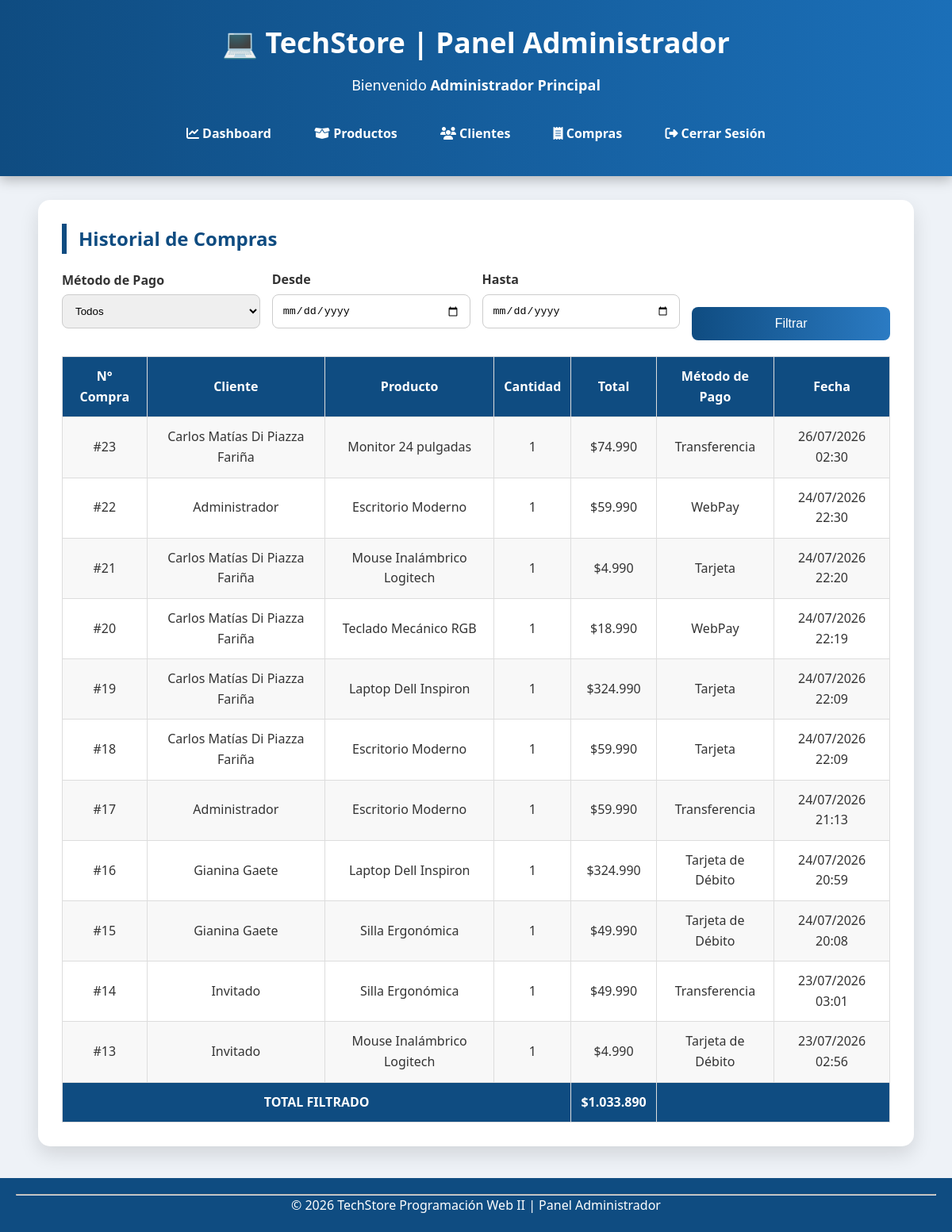
Screenshot of /admin/compras.php (signed in) with the database file from the repository.
### tables this page shows
CREATE TABLE `compra` (
  `id_compra` int(11) NOT NULL,
  `id_cliente` int(11) DEFAULT NULL,
  `id_producto` int(11) NOT NULL,
  `cantidad` int(11) NOT NULL,
  `total` int(10) NOT NULL,
  `fecha_compra` timestamp NOT NULL DEFAULT current_timestamp(),
  `metodo_pago` varchar(20) DEFAULT NULL
);

CREATE TABLE `cliente` (
  `id_cliente` int(11) NOT NULL,
  `nombre` varchar(100) NOT NULL,
  `email` varchar(100) NOT NULL,
  `direccion` varchar(200) DEFAULT NULL,
  `telefono` varchar(20) DEFAULT NULL,
  `fecha_registro` timestamp NOT NULL DEFAULT current_timestamp(),
  `usuario` varchar(50) NOT NULL,
  `password` varchar(255) NOT NULL
);

CREATE TABLE `producto` (
  `id_producto` int(11) NOT NULL,
  `nombre` varchar(100) NOT NULL,
  `descripcion` text DEFAULT NULL,
  `precio` int(10) NOT NULL,
  `stock` int(11) NOT NULL DEFAULT 0,
  `categoria` varchar(50) DEFAULT NULL,
  `imagen` varchar(255) DEFAULT NULL,
  `fecha_creacion` timestamp NOT NULL DEFAULT current_timestamp()
);

### admin/compras.php (the view, shortened to what this page needs)
<?php
$fechaDesde = trim($_GET["desde"] ?? "");
$fechaHasta = trim($_GET["hasta"] ?? "");
$compras = [];
$totalFiltrado = 0;
try {
    $pdo = conectarDB();
    $sql = "
        SELECT c.id_compra, cl.nombre AS cliente_nombre, p.nombre AS producto_nombre,
               c.cantidad, c.total, c.fecha_compra, c.metodo_pago
        FROM compra c
        LEFT JOIN cliente cl ON cl.id_cliente = c.id_cliente
        JOIN producto p ON p.id_producto = c.id_producto
        WHERE 1 = 1
    ";
    $params = [];
    $sql .= " ORDER BY c.fecha_compra DESC";
    $stmt = $pdo->prepare($sql);
    $stmt->execute($params);
    $compras = $stmt->fetchAll();
    foreach ($compras as $c) {
        $totalFiltrado += $c["total"];
    }
} catch (PDOException $e) {
    $error = "Error al obtener el listado de compras.";
}
?>
<!DOCTYPE html>
<html lang="es">
    <head>
        <link rel="stylesheet" href="https://cdnjs.cloudflare.com/ajax/libs/font-awesome/6.7.2/css/all.min.css">
        <link rel="stylesheet" href="../css/estilos.css">
    </head>
    <body>
        <header>
            <h1>💻 TechStore | Panel Administrador</h1>
            <p>Bienvenido <strong><?php echo $_SESSION["admin_nombre"]; ?></strong></p>
            <nav>
                <a href="dashboard.php"><i class="fa-solid fa-chart-line"></i> Dashboard</a>
                <a href="productos.php"><i class="fa-solid fa-box-open"></i> Productos</a>
                <a href="clientes.php"><i class="fa-solid fa-users"></i> Clientes</a>
                <a href="compras.php"><i class="fa-solid fa-receipt"></i> Compras</a>
                <a href="../cerrarSesionAdmin.php"><i class="fa-solid fa-right-from-bracket"></i> Cerrar Sesión</a>
            </nav>
        </header>
        <section>
            <h2>
                Historial de Compras
            </h2>
            <form method="GET" style="display:flex; flex-wrap:wrap; gap:15px; align-items:end;">
                <div style="flex:1; min-width:180px;">
                    <label>Método de Pago</label>
                    <select name="pago">
                        <option value="">Todos</option>
                    </select>
                </div>
                <div style="flex:1; min-width:150px;">
                    <label>Desde</label>
                    <input type="date" name="desde" value="<?php echo htmlspecialchars($fechaDesde); ?>">
                </div>
                <div style="flex:1; min-width:150px;">
                    <label>Hasta</label>
                    <input type="date" name="hasta" value="<?php echo htmlspecialchars($fechaHasta); ?>">
                </div>
                <div style="flex:1; min-width:150px;">
                    <button type="submit">Filtrar</button>
                </div>
            </form>
            <?php if (count($compras) == 0) { ?>
            <p>No se encontraron compras con estos filtros.</p>
            <?php } else { ?>
            <table>
                <tr>
                    <th>N° Compra</th>
                    <th>Cliente</th>
                    <th>Producto</th>
                    <th>Cantidad</th>
                    <th>Total</th>
                    <th>Método de Pago</th>
                    <th>Fecha</th>
                </tr>
                <?php foreach ($compras as $c) { ?>
                <tr>
                    <td>#<?php echo $c["id_compra"]; ?></td>
                    <td><?php echo $c["cliente_nombre"] ? htmlspecialchars($c["cliente_nombre"]) : "Invitado"; ?></td>
                    <td><?php echo htmlspecialchars($c["producto_nombre"]); ?></td>
                    <td><?php echo $c["cantidad"]; ?></td>
                    <td>$<?php echo number_format($c["total"],0,",","."); ?></td>
                    <td><?php echo htmlspecialchars($c["metodo_pago"]); ?></td>
                    <td><?php echo date("d/m/Y H:i", strtotime($c["fecha_compra"])); ?></td>
                </tr>
                <?php } ?>
                <tr>
                    <th colspan="4">TOTAL FILTRADO</th>
                    <th>$<?php echo number_format($totalFiltrado,0,",","."); ?></th>
                    <th colspan="2"></th>
                </tr>
            </table>
            <?php } ?>
        </section>
        <footer>
            <hr>
            <p>© 2026 TechStore Programación Web II | Panel Administrador</p>
        </footer>
    </body>
</html>

### css/estilos.css (style rules this page uses)
* { margin:0; padding:0; box-sizing:border-box; }
body { font-family:'Segoe UI',Tahoma,Geneva,Verdana,sans-serif; background:#eef2f7; color:#333; line-height:1.6; }
a { text-decoration:none; color:inherit; }
header { background:linear-gradient(90deg,#0f4c81,#1b6fb8); color:#fff; text-align:center; padding:25px; box-shadow:0 5px 15px rgba(0,0,0,.25); }
header h1 { font-size:36px; margin-bottom:10px; }
header p { font-size:18px; }
nav { margin-top:20px; }
nav a { display:inline-block; text-decoration:none; color:white; padding:10px 20px; margin:5px; border-radius:30px; transition:.3s; font-weight:bold; }
section { width:92%; max-width:1200px; margin:30px auto; background:white; border-radius:15px; padding:30px; box-shadow:0 10px 25px rgba(0,0,0,.12); }
section h2 { color:#0f4c81; margin-bottom:20px; border-left:6px solid #0f4c81; padding-left:15px; }
button { width:100%; background:linear-gradient(90deg,#0f4c81,#2b7bc3); color:white; border:none; border-radius:8px; padding:12px; font-size:16px; cursor:pointer; transition:.3s; }
input, select { width:100%; padding:12px; border-radius:8px; border:1px solid #ccc; margin-top:5px; margin-bottom:15px; }
label { font-weight:bold; color:#333; }
table { width:100%; border-collapse:collapse; margin-top:20px; }
th { background:#0f4c81; color:white; padding:12px; }
td { padding:12px; }
th, td { border:1px solid #ddd; text-align:center; }
tr:nth-child(even) { background:#f8f8f8; }
footer { margin-top:40px; background:#0f4c81; color:white; text-align:center; padding:20px; }

### rows the page displays
compra: id_compra "23", id_cliente.nombre "Carlos Matías Di Piazza Fariña", id_producto.nombre "Monitor 24 pulgadas", cantidad "1", total "74.990", metodo_pago "Transferencia", fecha_compra "26/07/2026 02:30"
compra: id_compra "22", id_cliente.nombre "Administrador", id_producto.nombre "Escritorio Moderno", cantidad "1", total "59.990", metodo_pago "WebPay", fecha_compra "24/07/2026 22:30"
compra: id_compra "21", id_cliente.nombre "Carlos Matías Di Piazza Fariña", id_producto.nombre "Mouse Inalámbrico Logitech", cantidad "1", total "4.990", metodo_pago "Tarjeta", fecha_compra "24/07/2026 22:20"
compra: id_compra "20", id_cliente.nombre "Carlos Matías Di Piazza Fariña", id_producto.nombre "Teclado Mecánico RGB", cantidad "1", total "18.990", metodo_pago "WebPay", fecha_compra "24/07/2026 22:19"
compra: id_compra "19", id_cliente.nombre "Carlos Matías Di Piazza Fariña", id_producto.nombre "Laptop Dell Inspiron", cantidad "1", total "324.990", metodo_pago "Tarjeta", fecha_compra "24/07/2026 22:09"
compra: id_compra "18", id_cliente.nombre "Carlos Matías Di Piazza Fariña", id_producto.nombre "Escritorio Moderno", cantidad "1", total "59.990", metodo_pago "Tarjeta", fecha_compra "24/07/2026 22:09"
compra: id_compra "17", id_cliente.nombre "Administrador", id_producto.nombre "Escritorio Moderno", cantidad "1", total "59.990", metodo_pago "Transferencia", fecha_compra "24/07/2026 21:13"
compra: id_compra "16", id_cliente.nombre "Gianina Gaete", id_producto.nombre "Laptop Dell Inspiron", cantidad "1", total "324.990", metodo_pago "Tarjeta de Débito", fecha_compra "24/07/2026 20:59"
compra: id_compra "15", id_cliente.nombre "Gianina Gaete", id_producto.nombre "Silla Ergonómica", cantidad "1", total "49.990", metodo_pago "Tarjeta de Débito", fecha_compra "24/07/2026 20:08"
compra: id_compra "14", shows "Invitado", id_producto.nombre "Silla Ergonómica", cantidad "1", total "49.990", metodo_pago "Transferencia", fecha_compra "23/07/2026 03:01"
compra: id_compra "13", shows "Invitado", id_producto.nombre "Mouse Inalámbrico Logitech", cantidad "1", total "4.990", metodo_pago "Tarjeta de Débito", fecha_compra "23/07/2026 02:56"

### other values shown
$_SESSION["admin_nombre"] "Administrador Principal"
$totalFiltrado "1.033.890"
